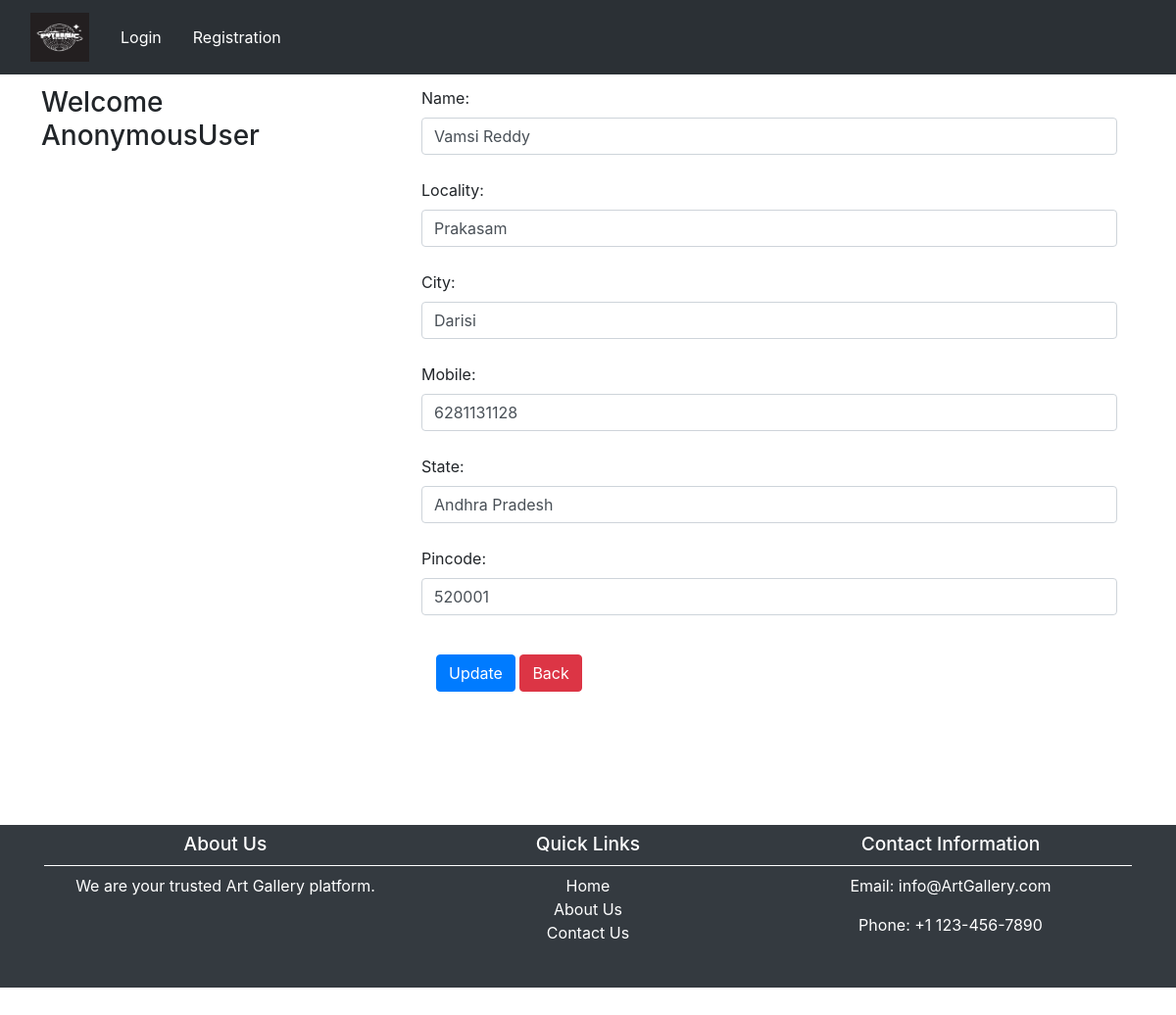
Page /updateaddress/1 on the committed database.
### app/models.py (models this page shows, shortened)
class Customer(models.Model):
    user = models.ForeignKey(User,on_delete=models.CASCADE)
    name = models.CharField(max_length=200)
    locality = models.CharField(max_length=200)
    city = models.CharField(max_length=50)
    mobile = models.BigIntegerField(default=0)
    pincode = models.IntegerField()
    state = models.CharField(choices=STATE_CHOICES,max_length=100)

### app/views.py (the view, shortened to what this page needs)
# urls.py: path('updateaddress/<int:pk>', UpdateAddress.as_view(), name='updateaddress'),
class UpdateAddress(View):
    def get(self, request, pk):
        add = Customer.objects.get(pk=pk)
        form = CustomerProfileForm(instance=add)
        return render(request, 'updateaddress.html', locals())

### app/forms.py
class CustomerProfileForm(forms.ModelForm):
    class Meta:
        model = Customer
        fields = ['name', 'locality', 'city', 'mobile', 'state', 'pincode']
        widgets = {
            'name': forms.TextInput(attrs={'class': 'form-control'}),
            'locality': forms.TextInput(attrs={'class': 'form-control'}),
            'city': forms.TextInput(attrs={'class': 'form-control'}),
            'mobile': forms.NumberInput(attrs={'class': 'form-control'}),
            'state': forms.Select(attrs={'class': 'form-control'}),
            'pincode': forms.NumberInput(attrs={'class': 'form-control'}),
        }

### templates/updateaddress.html (shortened to what this page needs)
{% extends 'base.html' %}
{% load static %}
{% block content %}
<br/><br/><br/>
<div class="container my-3">
    <div class="row">
        <h3>Welcome <span class="text-capitalize">{{request.user}}</span></h3>
    </div>
    <div class="col-sm-8 offset-sm-1">
        <form action="" method="post">
            {% for fm in form %}
            {{ fm.label_tag }} {{ fm }}<small class="text-danger">{{ fm.errors|striptags }}</small><br>
            {% endfor %}
            <div class="col-12 mt-3">
                <button type="submit" class="btn btn-primary">Update</button>
                <a href="{% url 'address' %}" type="button" class="btn btn-danger">Back</a>
            </div>
        </form>
    </div>
</div>
<br/><br/><br/>
{% endblock content %}

### static/css/footer.css (style rules this page uses)
.container { display: flex; justify-content: space-between; max-width: 1200px; margin: 0 auto; }

### templates/base.html (style rules this page uses)
body { height: 2000px; }

### rows in the picture
Customer: form "Vamsi Reddy" "Prakasam" "Darisi" "6281131128" "Andhra Pradesh" "520001"

### other values in the picture
{{ request.user }} "AnonymousUser"
{{ fm.label_tag }} "Name:" "Locality:" "City:" "Mobile:" "State:" "Pincode:"
